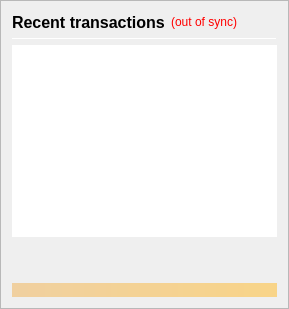
                <widget class="QFrame" name="frame_RecentTransactions">
                 <property name="minimumSize">
                  <size>
                   <width>0</width>
                   <height>0</height>
                  </size>
                 </property>
                 <property name="frameShape">
                  <enum>QFrame::StyledPanel</enum>
                 </property>
                 <property name="frameShadow">
                  <enum>QFrame::Raised</enum>
                 </property>
                 <layout class="QVBoxLayout" name="verticalLayout_1" stretch="0,0,0,0,0">
                  <item>
                   <layout class="QHBoxLayout" name="horizontalLayout_2">
                    <item>
                     <widget class="QLabel" name="label_4">
                      <property name="minimumSize">
                       <size>
                        <width>0</width>
                        <height>20</height>
                       </size>
                      </property>
                      <property name="font">
                       <font>
                        <pointsize>12</pointsize>
                        <weight>75</weight>
                        <bold>true</bold>
                       </font>
                      </property>
                      <property name="text">
                       <string>Recent transactions</string>
                      </property>
                     </widget>
                    </item>
                    <item>
                     <widget class="QLabel" name="labelTransactionsStatus">
                      <property name="cursor">
                       <cursorShape>WhatsThisCursor</cursorShape>
                      </property>
                      <property name="toolTip">
                       <string>The displayed information may be out of date. Your wallet automatically synchronizes with the CarbonZero network after a connection is established, but this process has not completed yet.</string>
                      </property>
                      <property name="styleSheet">
                       <string notr="true">QLabel { color: red; }</string>
                      </property>
                      <property name="text">
                       <string notr="true">(out of sync)</string>
                      </property>
                      <property name="alignment">
                       <set>Qt::AlignRight|Qt::AlignTrailing|Qt::AlignVCenter</set>
                      </property>
                     </widget>
                    </item>
                    <item>
                     <spacer name="horizontalSpacer">
                      <property name="orientation">
                       <enum>Qt::Horizontal</enum>
                      </property>
                      <property name="sizeHint" stdset="0">
                       <size>
                        <width>40</width>
                        <height>20</height>
                       </size>
                      </property>
                     </spacer>
                    </item>
                   </layout>
                  </item>
                  <item>
                   <widget class="Line" name="line">
                    <property name="minimumSize">
                     <size>
                      <width>0</width>
                      <height>1</height>
                     </size>
                    </property>
                    <property name="maximumSize">
                     <size>
                      <width>16777215</width>
                      <height>1</height>
                     </size>
                    </property>
                    <property name="orientation">
                     <enum>Qt::Horizontal</enum>
                    </property>
                   </widget>
                  </item>
                  <item>
                   <widget class="QListView" name="listTransactions">
                    <property name="minimumSize">
                     <size>
                      <width>0</width>
                      <height>0</height>
                     </size>
                    </property>
                    <property name="styleSheet">
                     <string notr="true">QListView { background: transparent; }
background-color: qlineargradient(spread:pad, x1:0, y1:0, x2:1, y2:0, stop:0 rgba(0, 0, 0, 255), stop:1 rgba(255, 255, 255, 255));</string>
                    </property>
                    <property name="frameShape">
                     <enum>QFrame::NoFrame</enum>
                    </property>
                    <property name="verticalScrollBarPolicy">
                     <enum>Qt::ScrollBarAlwaysOff</enum>
                    </property>
                    <property name="horizontalScrollBarPolicy">
                     <enum>Qt::ScrollBarAlwaysOff</enum>
                    </property>
                    <property name="selectionMode">
                     <enum>QAbstractItemView::NoSelection</enum>
                    </property>
                   </widget>
                  </item>
                  <item>
                   <spacer name="verticalSpacer_2">
                    <property name="orientation">
                     <enum>Qt::Vertical</enum>
                    </property>
                    <property name="sizeType">
                     <enum>QSizePolicy::Expanding</enum>
                    </property>
                    <property name="sizeHint" stdset="0">
                     <size>
                      <width>20</width>
                      <height>40</height>
                     </size>
                    </property>
                   </spacer>
                  </item>
                  <item>
                   <widget class="QLabel" name="labelAlerts">
                    <property name="maximumSize">
                     <size>
                      <width>16777215</width>
                      <height>16777215</height>
                     </size>
                    </property>
                    <property name="styleSheet">
                     <string notr="true">background-color: qlineargradient(x1: 0, y1: 0, x2: 1, y2: 0, stop:0 #F0D0A0, stop:1 #F8D488); color:#000000;</string>
                    </property>
                    <property name="text">
                     <string/>
                    </property>
                    <property name="wordWrap">
                     <bool>true</bool>
                    </property>
                    <property name="margin">
                     <number>3</number>
                    </property>
                   </widget>
                  </item>
                 </layout>
                </widget>
